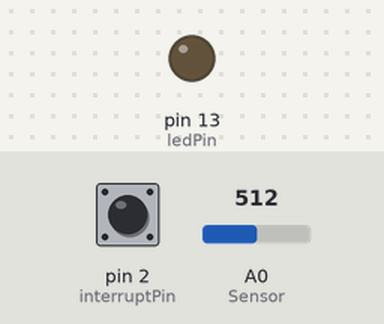
This sketch was run on a simulated Arduino Uno, built with avr-gcc and run on an emulated ATmega328P. Parts: output pins drawn as LEDs (lit = HIGH). The inputs (shaded band) are chosen by the test bench; at power-on: pin 2 (interruptPin) HIGH, A0 (Sensor) = 512.

Above: at 3.8 s.
3.9 s: pin 2 (interruptPin) pulled LOW for 3 s
At 6.7 s:
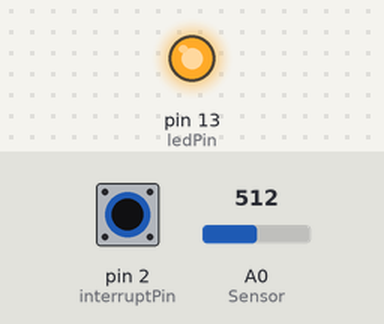
Timing chart, 0 to 10.5 s (numbered marks = the images above; inputs shaded):
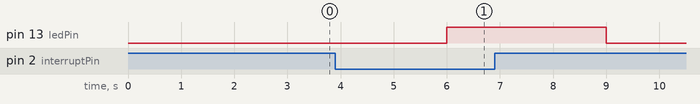

Measured:
- after the input at 3.9 s, pin 13 (ledPin): LOW → HIGH after 2.1 s, → LOW 3.0 s later

The sketch:

Task_XIOT.ino
```cpp
const byte ledPin = 13; // the number of the LED pin
const byte interruptPin = 2; // the number of the pushbutton pin
volatile byte state = LOW;   // variable for reading the pushbutton status

void setup() {
  pinMode(ledPin, OUTPUT);  // initialize the LED pin as an output
  pinMode(interruptPin, INPUT_PULLUP);  // initialize the pushbutton pin as a Pull-Up input
  attachInterrupt(digitalPinToInterrupt(interruptPin), Pin_ISR, CHANGE);  // Attach an interrupt to the ISR vector
}

void loop() {
  digitalWrite(ledPin, state);// Toggle LED
  int sensorValue = analogRead(A0); // Read the temperature Sensor Value
  delay(3000);        // pauses for  3 seconds
  Serial.println(sensorValue);
}

void Pin_ISR() {
  state = !state;// Toggle State
  Serial.println("Pressed ");
  Serial.println("LED is \n"+ state);
}
```
